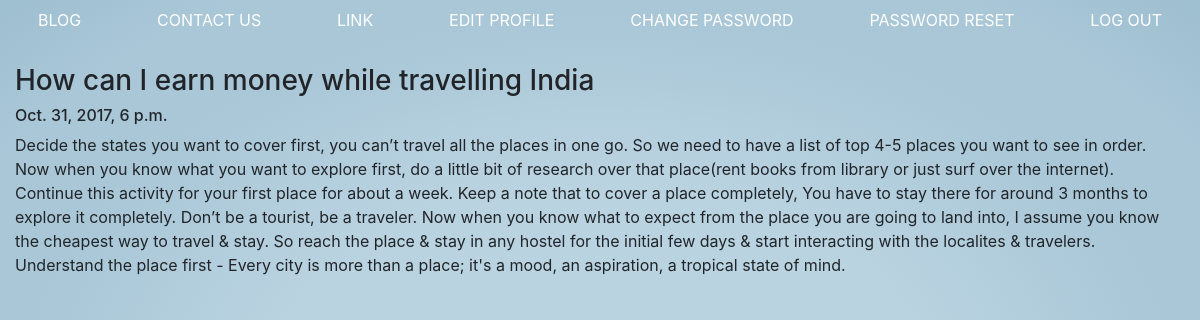
Screenshot of /blog/1 (signed in) with the database file from the repository.
### blog/models.py (models this page shows, shortened)
class Post(models.Model):
	title = models.CharField(max_length=140)
	body = models.TextField()
	date = models.DateTimeField()

### blog/templates/blog/post.html
{% extends "personal/header.html" %}
{% block content %}
	<h3>{{post.title}}</h3>
	<h6>{{post.date}}</h6>
	{{post.body|safe|linebreaks}}
{% endblock %}

### personal/static/css/loginpage.css (style rules this page uses)
body, html { height: 100%; background-repeat: no-repeat; background-color: red; background: -moz-radial-gradient(center, ellipse cover, rgba(185,210,224,1) 0%, rgba(187,214,228,1) 0%, rgba(186,211,225,1) 15%, rgba(186,211,225,1) 38%, rgba(169,199,215,1) 68%, rgba(169,199,215,1) 68%, rgba(169,199,215,1) 82%, rgba(158,191,208,1) 100%); background: -webkit-radial-gradient(center, ellipse cover, rgba(185,210,224,1) 0%,rgba(187,214,228,1) 0%,rgba(186,211,225,1) 15%,rgba(186,211,225,1) 38%,rgba(169,199,215,1) 68%,rgba(169,199,215,1) 68%,rgba(169,199,215,1) 82%,rgba(158,191,208,1) 100%); background: radial-gradient(ellipse at center, rgba(185,210,224,1) 0%,rgba(187,214,228,1) 0%,rgba(186,211,225,1) 15%,rgba(186,211,225,1) 38%,rgba(169,199,215,1) 68%,rgba(169,199,215,1) 68%,rgba(169,199,215,1) 82%,rgba(158,191,208,1) 100%); filter: progid:DXImageTransform.Microsoft.gradient( startColorstr='#b9d2e0', endColorstr='#9ebfd0',GradientType=1 ); }

### rows the page displays
Post: title "How can I earn money while travelling India", date "Oct. 31, 2017, 6 p.m.", body "Decide the states you want to cover first, you can’t travel all the places in one go. So we need to have a list of top 4-5 places you want to see in order. Now when you know what you want to explore first, do a little bit of research over that place(rent books from library or just surf over the internet). Continue this activity for your first place for about a week. Keep a note that to cover a place completely, You have to stay there for around 3 months to explore it completely. Don’t be a tourist, be a traveler. Now when you know what to expect from the place you are going to land into, I assume you know the cheapest way to travel & stay. So reach the place & stay in any hostel for the…"
